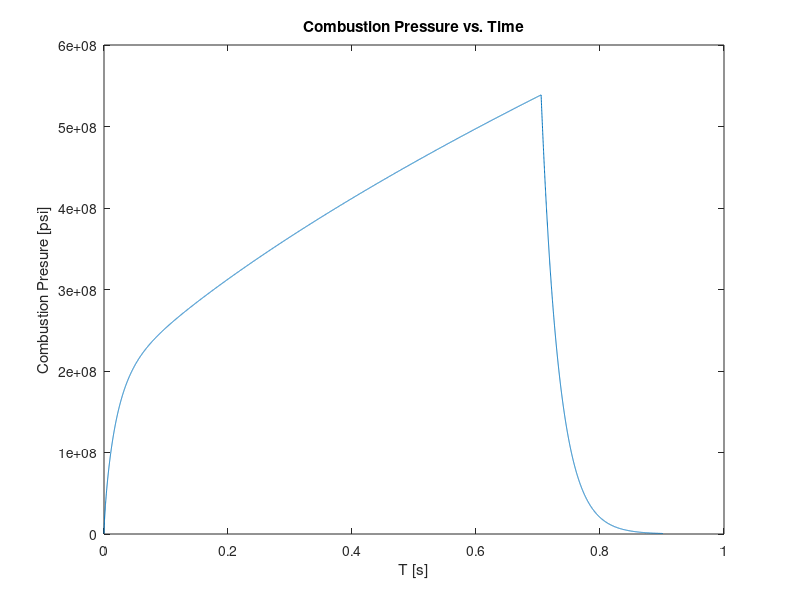
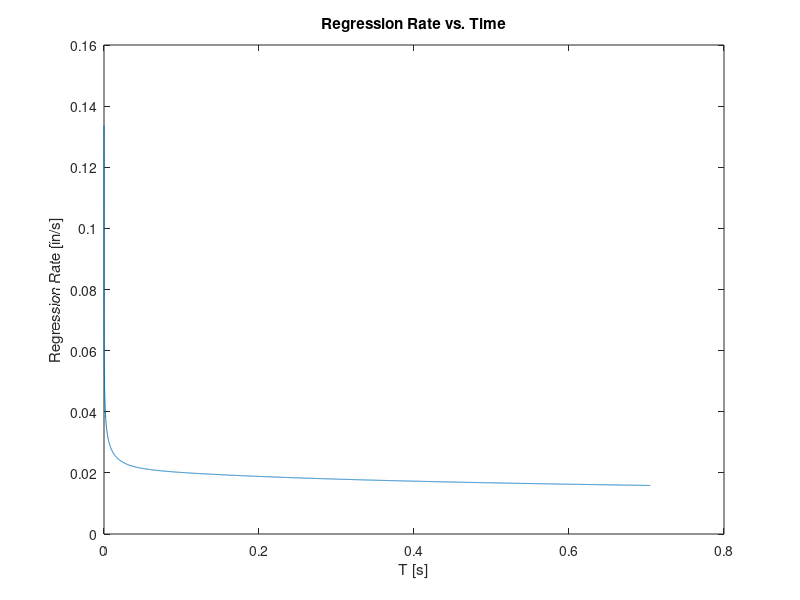
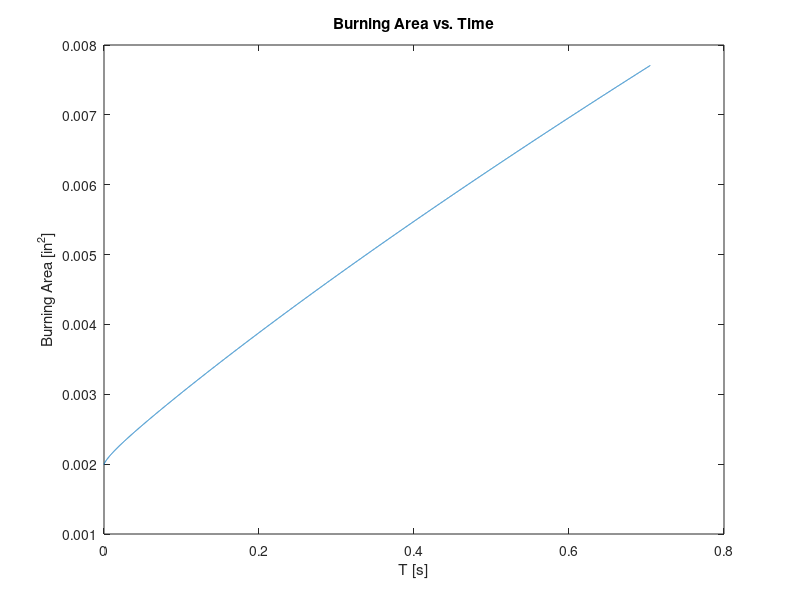
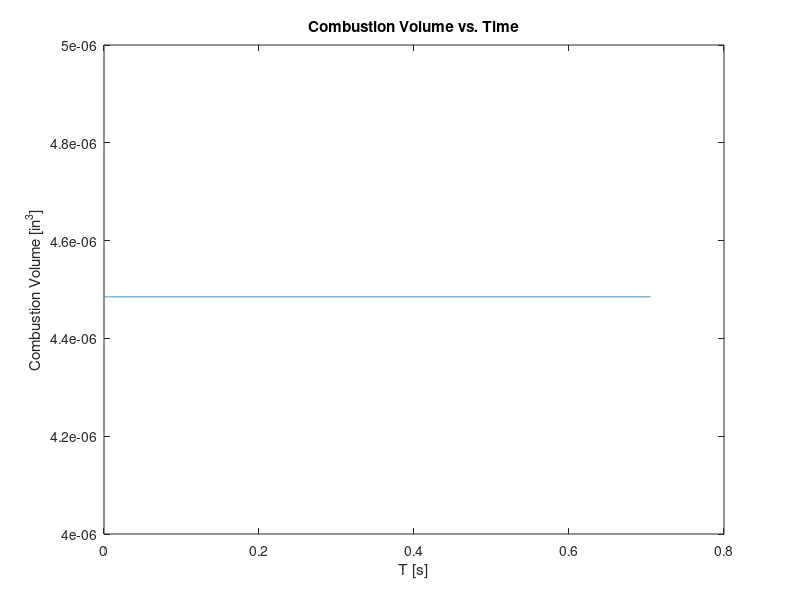

Source code (MATLAB) for these figures, in order:
clear all; close all; clc; format long;

%Set constants and conditions.
G0 = 9.807; %Gravitation acceleration MSL, (m/s^2).
T0 = 293; %Initial Temperature, (K).
P0 = 101325;% Initial Pressure, (Pa).

%Set fuel properties
G_F = 1.25; %Fuel specific heat ratio.
M_N = 0.0382; %Fuel molecular weight, (kg/mol).
T_F = 1770; %Fuel steady combustion temperature, (K).
R_U = 8.315; %Universal gas constant, (J/mol.K).
R_F = R_U/M_N; %Fuel gas constant, (J/kg.K).
Rho_F = 1800; %Fuel density, (kg/m^3).
a = 8.763; %Fuel burn rate coefficient.
n = -0.314; %Fuel pressure exponent.

%Set motor properties.
Ro = 0.0348/2; %Fuel core outer radius, (m).
Ri = 0.009/2; %Fuel core inner radius, (m).
L = 0.0705; %Fuel core length, (m).
A = 2*pi*Ri*L; %Fuel burn area, (m^2).
V = (pi*(Ro^2)*L)-(pi*(Ri^2)*L); %Fuel core volume
M_F = Rho_F*V; %Fuel mass, (kg).
Rt = 0.0045/2; %Throat radius, (m).
At = pi*(Rt^2); %Throat area, (m^2).
Re = 0.0045/2; %Exit radius, (m).
Ae = pi*(Re^2); %Exit area, (m^2).

%Set initial conditions.
P(1) = P0; %Chamber pressure to atmospheric, (Pa).
Pe(1) = P0; %Exit pressure to atmospheric, (Pa).
T(1) = T0; %Chamber temperature to atmospheric, (K).
M_F(1) = M_F; %Initial mass of fuel, (kg).
L(1) = L; %Initial length of fuel cure, (m).
Ri(1) = Ri; %Initial burn radius, (m).
V(1) = pi*(Ri(1)^2)*L(1); %Initial burn volume, (m^3).
N(1) = (P(1)*V(1))/(R_F*T(1)); %Initial number of moles.
M_G(1) = N(1)*M_N;
Rho_G(1) = N(1)/V(1);

t(1) = 0; %Time starts at zero, (s).
dt = 0.0001; %Time steps, (s).

%Combustion Process.
i = 0;

if Ae == At
 Me = 1; %Choked flow condition
else
 
 
 
 for Me = 0.001:0.00001:20
     eq1 = (Ae/At)^2;
     eq2 = (1/Me^2)*((2/(G_F+1))*(1+((G_F-1)/2)*Me^2))^((G_F+1)/(G_F-1));
 
    if eq1 > eq2
        var1 = eq1/eq2;
    else
        var1 = eq2/eq1;
    end
    
    if var1 > 1.0001
    else
        Mexit = Me;
        break;
    end
 end
 
 Me = Mexit;
end

Te = 2*T_F/(2+Me^2*G_F-Me^2); %exit temperature during combustion, (K).


while Ri(i+1) <= Ro;
 i = i+1;
    
      if i == 1
     V(i) = pi*(Ri(1)^2)*L(1);
      else
     V(i) = pi*(Ri(1)^2)*L(1);
      end
      
        
        P(i) = (N(i)*R_F*T_F)/V(i);
        r(i) = a*P(i)^n;
        Ab(i) = 2*pi*Ri(i)*L(1);

         mdot1(i) = Ab(i)*Rho_F*r(i); %Mass flow rate of fuel, (kg/s).
         mdot3(i) = ((At*P(i))/(T_F))*sqrt(G_F/R_F)*((G_F+1)/2)^(-(G_F+1)/(2*(G_F-1))); %Mass flow rate through nozzle, (kg/s).
         mdot2(i) = mdot1(i) - mdot3(i); %Mass flow rate through chamber, (kg/s).

             N(i) = P(i)*V(i)/(R_F*T_F); %Number of moles during combustion.
             %M_G(i) = N(i)/M_N; %Mass of fuel during combustion, (kg).
             Rho_G(i) = N(i)/V(i); %Density of gas during combustion, (kg/m^3).
 
  
 Pe(i) = P(i)/((1+(1/(2*Me^2*G_F-1)/2)*Me^2)^(G_F/(G_F-1))); %Exit presurre during combustion, (Pa).
 
    
   
 Ve(i)= sqrt((2*G_F*R_F*T_F)/(G_F-1)*(1-(Pe(i)/P(i))^((G_F-1)/G_F)))/12; %Gas exit velocity, (m/s^2).
 F(i) = mdot3(i)*Ve(i)+(Pe(i) - P(1))*Ae; %Thrust produced, (N).
 ISP(i) = F(i)/(mdot3(i)*G0); %Resulant specigic impulse, (s).
 
 if i >= 2
    dP(i)=(P(i)-P(i-1))/dt; %Pressure change, (Pa).
 else
 end
 
 N(i+1) = N(i) + mdot2(i)*dt;
 Ri(i+1) = Ri(i) + r(i)*dt;
 L(i+1) = L(i) - r(i)*dt;
 t(i+1) = t(i) + dt
 
end

t_plot1 = i;

while P(i) >= P(1)
 i = i+1;
 
 Ab(i) = 0;
 V(i) = V(i-1);
 P(i) = (N(i)*R_F*T_F)/(V(i));
 mdot1(i) = 0;
 mdot3(i) = ((At*P(i))/(T_F))*sqrt(G_F/R_F)*((G_F+1)/2)^(-(G_F+1)/(2*(G_F-1))); 
 mdot2(i) = mdot1(i) - mdot3(i);
 
 Rho_G(i) = N(i)/V(i);
 Rho_G(i)
 Pe(i) = P(i)/((1+(1/(2*Me^2*G_F-1)/2)*Me^2)^(G_F/(G_F-1))); 
 Ve(i)= sqrt((2*G_F*R_F*T_F)/(G_F-1)*(1-(Pe(i)/P(i))^((G_F-1)/G_F)))/12;

 F(i) = mdot3(i)*Ve(i)+(Pe(i)-P(1))*Ae; %[lbf] Sea Level
 ISP(i) = (F(i))/(mdot3(i)*G0); %[s]
 N(i+1) = N(i) + mdot2(i)*dt;
 t(i+1) = t(i) + dt;
 
end

[var1 k] = size(r); 
j = 1;
while j <= k
 dr(j) = r(j)*dt;
 j = j + 1;
end
netdr = sum(dr);
clear var1 k

[var1 k] = size(F);
j = 1;
while j <= k
 I(j) = F(j)*dt;
 j = j + 1;
end
Impulse = sum(I);



figure('Name','Combustion Pressure vs. Time');
plot(t(1:i),P);
title('Combustion Pressure vs. Time');
xlabel('T [s]');
ylabel('Combustion Presure [psi]');
figure('Name','Regression Rate vs. Time');
plot(t(1:t_plot1),r(1:t_plot1));
title('Regression Rate vs. Time');
xlabel('T [s]');
ylabel('Regression Rate [in/s]');
figure('Name','Burning Area vs. Time');
plot(t(1:t_plot1),Ab(1:t_plot1));
title('Burning Area vs. Time');
xlabel('T [s]');
ylabel('Burning Area [in^2]');
figure('Name','Combustion Volume vs. Time');
plot(t(1:t_plot1),V(1:t_plot1));
title('Combustion Volume vs. Time');
xlabel('T [s]');
ylabel('Combustion Volume [in^3]');
figure('Name','Mass in Chamber vs. Time');
plot(t(1:t_plot1),N(1:t_plot1));
title('Mass in Chamber vs. Time');
xlabel('T [s]');
ylabel('Mass in Chamber [lbm]');
figure('Name','Nozzle Mass Flow Rate vs. Time');
plot(t(1:i),mdot3);
title('Nozzle Mass Flow Rate vs. Time');
xlabel('T [s]');
ylabel('Nozzle Mass Flow Rate [lbm\s]'); 
figure('Name','Combustion Chamber Volume vs. Time');
plot(t(1:i-1),V(1:i-1));
title('Combustion Chamber Volume vs. Time');
xlabel('T [s]');
ylabel('Combustion Chamber Volume [in^3]');
figure('Name','Gas Density in Chamber vs. Time');
plot(t(1:i-1),Rho_G(1:i-1));
title('Gas Density in Chamber vs. Time');
xlabel('T [s]');
ylabel('Gas Density in Chamber [lbm/in^3]');
figure('Name','Nozzle Exit Pressure vs. Time');
plot(t(1:i),Pe);
title('Nozzle Exit Pressure vs. Time');
xlabel('T [s]');
ylabel('Nozzle Exit Presure [psi]');
ylim([0 1]);
figure('Name','Nozzle Exit Velocity vs. Time');
plot(t(1:i),Ve);
title('Nozzle Exit Velocity vs. Time');
xlabel('T [s]');
ylabel('Nozzle Exit Velocity [ft/s]');
figure('Name','Thrust vs. Time');
plot(t(1:i-1),F(1:i-1));
title('Thrust vs. Time');
xlabel('T [s]');
ylabel('Thrust [lbf]');
figure('Name','Specific Impulse vs. Time');
plot(t(1:i-1),ISP(1:i-1));
title('Specific Impulse vs. Time');
xlabel('T [s]');
ylabel('Specific Impulse [s]');
ylim([0 350]); 
